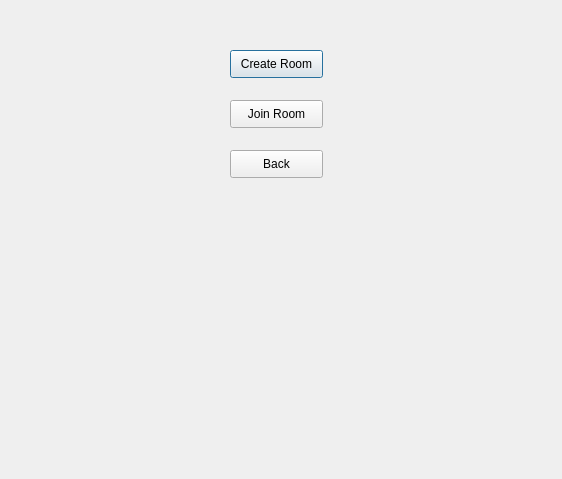
<?xml version="1.0" encoding="UTF-8"?>
<ui version="4.0">
 <class>Dialog</class>
 <widget class="QDialog" name="Dialog">
  <property name="geometry">
   <rect>
    <x>0</x>
    <y>0</y>
    <width>562</width>
    <height>479</height>
   </rect>
  </property>
  <property name="windowTitle">
   <string>Dialog</string>
  </property>
  <widget class="QPushButton" name="pushButton">
   <property name="geometry">
    <rect>
     <x>230</x>
     <y>50</y>
     <width>93</width>
     <height>28</height>
    </rect>
   </property>
   <property name="text">
    <string>Create Room</string>
   </property>
  </widget>
  <widget class="QPushButton" name="pushButton_2">
   <property name="geometry">
    <rect>
     <x>230</x>
     <y>100</y>
     <width>93</width>
     <height>28</height>
    </rect>
   </property>
   <property name="text">
    <string>Join Room</string>
   </property>
  </widget>
  <widget class="QPushButton" name="pushButton_3">
   <property name="geometry">
    <rect>
     <x>230</x>
     <y>150</y>
     <width>93</width>
     <height>28</height>
    </rect>
   </property>
   <property name="text">
    <string>Back</string>
   </property>
  </widget>
 </widget>
 <resources/>
 <connections/>
</ui>
